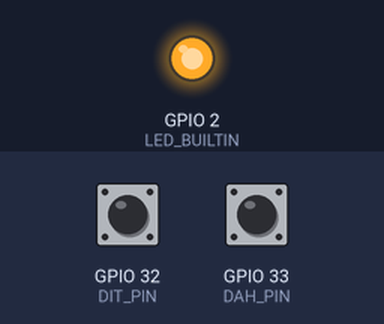
Bench run of a sketch on a simulated ESP32. Parts: output pins drawn as LEDs (lit = HIGH). Inputs (shaded band) come from the test bench; at power-on: GPIO 32 (DIT_PIN) HIGH, GPIO 33 (DAH_PIN) HIGH. USB keyboard and mouse output is not drawn; what the sketch prints to the serial monitor is not drawn.

Above: at 0.1 s.
Timing chart, 0 to 1.6 s (numbered marks = the images above):
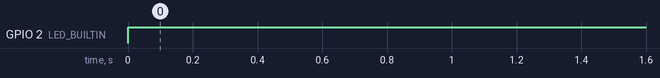

The sketch:

morse_paddle_ble.ino
```cpp
// Morse paddle -> Bluetooth (BLE) keyboard
//
// Tip  (dit) -> DIT_PIN, holds DIT_KEY down while the paddle is closed
// Ring (dah) -> DAH_PIN, holds DAH_KEY down while the paddle is closed
// Sleeve     -> GND
//
// Keys are held for as long as the paddle is closed (press on close,
// release on open), so a trainer's own iambic keyer sees real key-down
// and key-up timing.
//
// Library: ESP32-BLE-Keyboard by T-vK (https://github.com/T-vK/ESP32-BLE-Keyboard)
// Tested target: ESP32 Arduino core 2.0.x. See README.md for core 3.x and NimBLE.

#include <BleKeyboard.h>

// ---------------------------------------------------------------------------
// Settings you might want to change
// ---------------------------------------------------------------------------

const uint8_t DIT_KEY = '[';   // tip
const uint8_t DAH_KEY = ']';   // ring
// Some trainers want the Ctrl keys instead:
//   const uint8_t DIT_KEY = KEY_LEFT_CTRL;
//   const uint8_t DAH_KEY = KEY_RIGHT_CTRL;
// Paddle backwards for you (left-handed, or wires swapped)? Swap the two keys.

const char *DEVICE_NAME  = "Morse Paddle";  // what shows up when pairing
const char *MANUFACTURER = "Homebrew";

// A paddle contact barely bounces, and a dit at 30 WPM is 40 ms long,
// so a few ms is plenty. Raise it if you see doubled dits.
const uint32_t DEBOUNCE_MS = 5;

// Wait this long after the host connects before sending anything, so the
// first key isn't lost while the host is still setting up the connection.
const uint32_t CONNECT_SETTLE_MS = 500;

// Pins. Defaults avoid strapping pins and input-only pins on each chip.
#if defined(CONFIG_IDF_TARGET_ESP32S2)
  #error "The ESP32-S2 has no Bluetooth. Use a classic ESP32, an S3 or a C3."
#elif defined(CONFIG_IDF_TARGET_ESP32)
  const uint8_t DIT_PIN = 32;   // classic ESP32: GPIO 32/33 have internal pull-ups
  const uint8_t DAH_PIN = 33;
#else
  const uint8_t DIT_PIN = 4;    // S3, C3 and friends
  const uint8_t DAH_PIN = 5;
#endif

// ---------------------------------------------------------------------------

// Restarting advertising after a disconnect. The library normally does this
// itself; this is a backstop so the paddle always comes back.
#if defined(USE_NIMBLE)
  #include <NimBLEDevice.h>
  #define RESTART_ADVERTISING() NimBLEDevice::startAdvertising()
#else
  #include <BLEDevice.h>
  #define RESTART_ADVERTISING() BLEDevice::startAdvertising()
#endif

BleKeyboard bleKeyboard(DEVICE_NAME, MANUFACTURER, 100);

struct Paddle {
  const char *name;
  uint8_t pin;
  uint8_t key;
  bool down;            // what we last told the host
  uint32_t lastChange;  // millis() of the last reported change
};

Paddle paddles[] = {
  {"dit", DIT_PIN, DIT_KEY, false, 0},
  {"dah", DAH_PIN, DAH_KEY, false, 0},
};

bool wasConnected = false;
uint32_t connectedAt = 0;
uint32_t disconnectedAt = 0;
bool advertisingKickPending = false;

void setLed(bool on) {
#ifdef LED_BUILTIN
  digitalWrite(LED_BUILTIN, on ? HIGH : LOW);
#endif
}

void forgetKeyStates() {
  // After a (re)connect the host knows no keys are down, so start fresh.
  // A paddle that's held closed gets pressed again on the next loop.
  for (Paddle &p : paddles) {
    p.down = false;
    p.lastChange = 0;
  }
}

void handleConnectionChanges() {
  bool connected = bleKeyboard.isConnected();
  if (connected == wasConnected) return;

  wasConnected = connected;
  forgetKeyStates();
  setLed(connected);

  if (connected) {
    connectedAt = millis();
    advertisingKickPending = false;
    Serial.println("Connected");
  } else {
    disconnectedAt = millis();
    advertisingKickPending = true;
    Serial.println("Disconnected, waiting to reconnect");
  }
}

void kickAdvertisingIfNeeded() {
  if (advertisingKickPending && millis() - disconnectedAt > 1000) {
    RESTART_ADVERTISING();
    advertisingKickPending = false;
  }
}

void scanPaddles() {
  uint32_t now = millis();

  for (Paddle &p : paddles) {
    bool closed = digitalRead(p.pin) == LOW;  // INPUT_PULLUP: closed pulls to GND
    if (closed == p.down) continue;

    // Report the first edge straight away, then ignore chatter for a bit.
    if (p.lastChange != 0 && now - p.lastChange < DEBOUNCE_MS) continue;

    p.down = closed;
    p.lastChange = now;
    if (closed) {
      bleKeyboard.press(p.key);
    } else {
      bleKeyboard.release(p.key);
    }
  }
}

void setup() {
  Serial.begin(115200);

  pinMode(DIT_PIN, INPUT_PULLUP);
  pinMode(DAH_PIN, INPUT_PULLUP);
#ifdef LED_BUILTIN
  pinMode(LED_BUILTIN, OUTPUT);
#endif
  setLed(false);

  bleKeyboard.begin();
  Serial.printf("%s advertising. Dit on GPIO %d, dah on GPIO %d\n",
                DEVICE_NAME, DIT_PIN, DAH_PIN);
}

void loop() {
  handleConnectionChanges();

  if (!bleKeyboard.isConnected()) {
    kickAdvertisingIfNeeded();
    delay(10);
    return;
  }

  if (millis() - connectedAt < CONNECT_SETTLE_MS) return;

  scanPaddles();
  delay(1);  // ~1 kHz scan, keeps the watchdog and BLE stack happy
}
```

Measured:
- by itself, GPIO 2 (LED_BUILTIN): LOW → HIGH at 0.00 s
